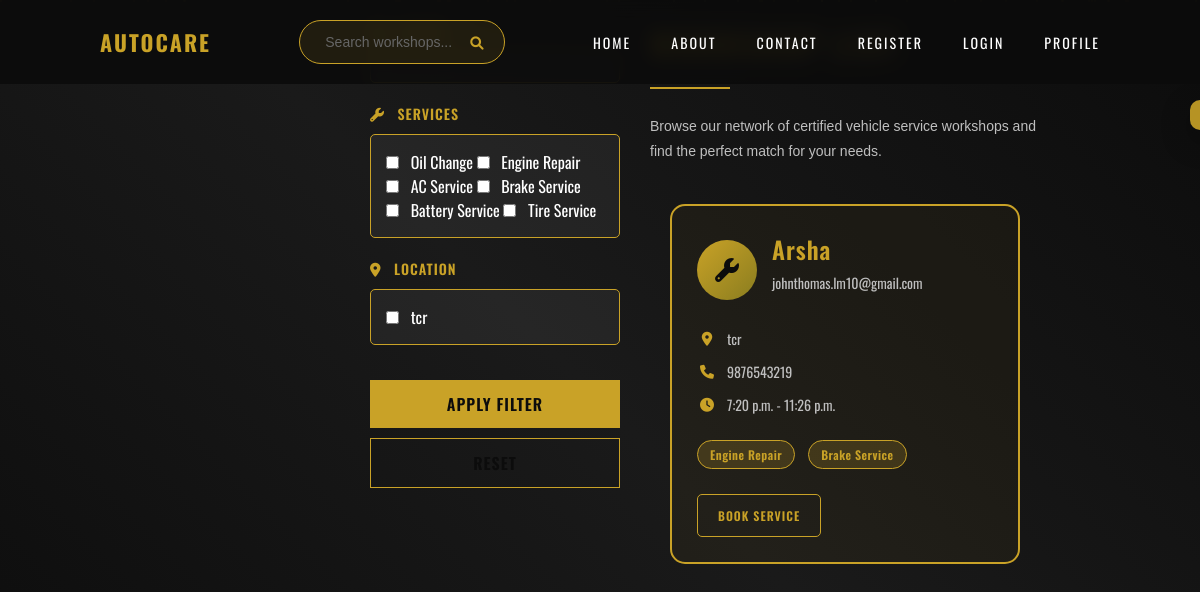
Page /workshoplist/ on the committed database.
### app/models.py (models this page shows)
class workshop(models.Model):
    name = models.CharField(max_length=100)
    password = models.CharField(max_length=100)
    email = models.EmailField(unique=True)
    Location = models.CharField(max_length=255,null=True, blank=True)
    description = models.CharField(max_length=255,null=True, blank=True)
    phone = models.CharField(max_length=15)
    address = models.TextField()
    workshop_picture = models.ImageField(upload_to='profile_pics/', null=True, blank=True)
    license = models.ImageField(upload_to='license/', null=True, blank=True)
    slots = models.IntegerField(default=0)
    opening_time = models.TimeField(null=True, blank=True)
    closing_time = models.TimeField(null=True, blank=True)
    SERVICE_CHOICES = (
        ('Oil Change', 'Oil Change'),
        ('Engine Repair', 'Engine Repair'),
        ('AC Service', 'AC Service'),
        ('Brake Service', 'Brake Service'),
        ('Battery Service', 'Battery Service'),
        ('Tire Service', 'Tire Service'),
    )
    services = MultiSelectField(choices=SERVICE_CHOICES,null=True, blank=True)
    DAYS_OF_WEEK = (
        ('MON', 'Monday'),
        ('TUE', 'Tuesday'),
        ('WED', 'Wednesday'),
        ('THU', 'Thursday'),
        ('FRI', 'Friday'),
        ('SAT', 'Saturday'),
        ('SUN', 'Sunday'),
    )
    available_days = MultiSelectField(
        choices=DAYS_OF_WEEK,
        max_choices=7,
        max_length=20
    )
    is_approved = models.BooleanField(default=False)

### app/views.py (the view)
# urls.py: path('workshoplist/', views.workshoplist, name='workshoplist'),
def workshoplist(request):
    workshops = workshop.objects.all()
    ratings = request.GET.getlist('rating')
    if ratings:
        workshops = workshops.filter(rating__gte=min(ratings))
    services = request.GET.getlist('services')
    if services:
        for service in services:
            workshops = workshops.filter(services__icontains=service)
    locations = request.GET.getlist('location')
    if locations:
        workshops = workshops.filter(Location__in=locations)
    context = {
        'workshops': workshops,
        'service_choices': workshop.SERVICE_CHOICES,
        'locations': workshop.objects.values_list('Location', flat=True).distinct(),
    }
    return render(request, 'workshoplist.html', context)

### app/templates/workshoplist.html (shortened to what this page needs)
<!DOCTYPE html>
{%load static %}
<html lang="en">
<head>
<link rel="stylesheet" href="https://cdnjs.cloudflare.com/ajax/libs/font-awesome/6.0.0/css/all.min.css">
<link rel="stylesheet" href="{% static 'styles.css' %}">
</head>
<body>
<nav class="navbar">
    <div class="nav-logo">AUTOCARE</div>
    <div class="nav-search">
        <input type="text" class="search-input" placeholder="Search workshops..." id="navSearch">
        <button class="search-btn" onclick="searchWorkshops()">
            <i class="fas fa-search"></i>
        </button>
    </div>
    <ul class="nav-links">
        <li><a href="index.html">HOME</a></li>
        <li><a href="about.html">ABOUT</a></li>
        <li><a href="contact.html">CONTACT</a></li>
        <li><a href="register.html">REGISTER</a></li>
        <li><a href="login.html">LOGIN</a></li>
        <li><a href="profile.html">PROFILE</a></li>
    </ul>
</nav>
<div class="particles" id="particles"></div>
<div class="container page-content" id="pageContent">
    <div style="display: grid; grid-template-columns: 250px 1fr; gap: 30px; align-items: start;">
        <form method="GET">
<div class="filter-group">
    <label class="filter-label">
    </label>
</div>
<div class="filter-group" style="margin-top: 20px;">
    <label class="filter-label">
        <i class="fas fa-wrench"></i> SERVICES
    </label>
    <div class="filter-checkboxes">
        {% for key,value in service_choices %}
        <label>
            <input type="checkbox" name="services" value="{{ key }}"
                {% if key in request.GET.getlist.services %}checked{% endif %}>
            {{ value }}
        </label>
        {% endfor %}
    </div>
</div>
<div class="filter-group" style="margin-top: 20px;">
    <label class="filter-label">
        <i class="fas fa-map-marker-alt"></i> LOCATION
    </label>
    <div class="filter-checkboxes">
        {% for loc in locations %}
        <label>
            <input type="checkbox" name="location" value="{{ loc }}"
                {% if loc in request.GET.getlist.location %}checked{% endif %}>
            {{ loc }}
        </label>
        {% endfor %}
    </div>
</div>
<button type="submit" class="btn" style="width: 100%; margin-top: 20px;">
    APPLY FILTER
</button>
<a href="{% url 'workshoplist' %}">
    <button type="button" class="btn"
        style="width:100%; margin-top:10px; background:transparent; border:1px solid #c9a227;">
    </button>
</a>
</form>
        <div>
            <div style="grid-column: 1 / -1;">
                <div class="section-title">WORKSHOP LIST</div>
                <div class="divider"></div>
                <div class="text">
                    Browse our network of certified vehicle service workshops and find the perfect match for your needs.
                </div>
            </div>
   <div class="workshop-list-container">
{% for w in workshops %}
    <div class="workshop-card">
        <div class="workshop-header">
            <div class="workshop-icon">
                {% if w.workshop_picture %}
                    <img src="{{ w.workshop_picture.url }}" width="60" height="60">
                {% else %}
                    <i class="fas fa-wrench"></i>
                {% endif %}
            </div>
            <div class="workshop-title">
                <div class="workshop-name">{{ w.name }}</div>
                <div class="workshop-rating">
                    <span>{{ w.email }}</span>
                </div>
            </div>
        </div>
        <div class="workshop-info">
            <div class="info-item">
                <i class="fas fa-map-marker-alt"></i>
                <span>{{ w.Location }}</span>
            </div>
            <div class="info-item">
                <i class="fas fa-phone"></i>
                <span>{{ w.phone }}</span>
            </div>
            <div class="info-item">
                <i class="fas fa-clock"></i>
                <span>
                    {{ w.opening_time }} - {{ w.closing_time }}
                </span>
            </div>
        </div>
        <div class="service-tags">
            {% for service in w.services %}
                <span class="service-tag">{{ service }}</span>
            {% endfor %}
        </div>
            <a href="{% url 'book' w.id %}">
                <button class="action-btn secondary-btn">
                    BOOK SERVICE
                </button>
            </a>
        </div>
    </div>
{% empty %}
    <p>No workshops available.</p>
{% endfor %}
</div>
<div class="notification" id="notification"></div>
</body>
</html>

### app/templates/workshoplist.html (style rules this page uses)
.filter-group { margin-bottom: 15px; }
.filter-label { display: block; color: #c9a227; font-size: 14px; font-weight: 600; letter-spacing: 1px; margin-bottom: 8px; }
.filter-checkboxes { background: rgba(255, 255, 255, 0.05); border: 1px solid #c9a227; border-radius: 5px; padding: 15px; margin-top: 10px; }
.filter-checkboxes input[type="checkbox"] { margin-right: 8px; accent-color: #c9a227; }
.filter-label i { margin-right: 8px; }
.workshop-list-container { display: grid; grid-template-columns: repeat(auto-fit, minmax(350px, 1fr)); gap: 30px; padding: 40px 20px; max-width: 1200px; margin: 0 auto; }
.workshop-card { background: rgba(201, 162, 39, 0.05); border: 2px solid #c9a227; border-radius: 15px; padding: 25px; transition: all 0.4s cubic-bezier(0.4, 0, 0.2, 1); position: relative; overflow: hidden; }
.workshop-card::before { content: ''; position: absolute; top: 0; left: -100%; width: 100%; height: 100%; background: linear-gradient(90deg, transparent, rgba(201, 162, 39, 0.1), transparent); transition: left 0.6s; }
.workshop-header { display: flex; align-items: center; margin-bottom: 20px; gap: 15px; }
.workshop-icon { width: 60px; height: 60px; background: linear-gradient(135deg, #c9a227, #8a7d1f); border-radius: 50%; display: flex; align-items: center; justify-content: center; font-size: 24px; color: #0c0c0c; }
.workshop-title { flex: 1; }
.workshop-name { color: #c9a227; font-size: 24px; font-weight: 600; letter-spacing: 1px; margin-bottom: 5px; }
.workshop-rating { color: #bfbfbf; font-size: 14px; display: flex; align-items: center; gap: 5px; }
.workshop-info { margin-bottom: 20px; }
.info-item { display: flex; align-items: center; gap: 10px; margin-bottom: 12px; color: #bfbfbf; font-size: 14px; }
.info-item i { color: #c9a227; width: 20px; text-align: center; }
.service-tags { display: flex; flex-wrap: wrap; gap: 8px; margin-bottom: 20px; }
.service-tag { background: rgba(201, 162, 39, 0.2); color: #c9a227; padding: 5px 12px; border-radius: 20px; font-size: 12px; font-weight: 600; letter-spacing: 0.5px; border: 1px solid #c9a227; }
.action-btn { flex: 1; padding: 12px 20px; border: none; font-family: 'Oswald', sans-serif; font-weight: 600; font-size: 12px; letter-spacing: 1px; cursor: pointer; transition: all 0.3s ease; text-transform: uppercase; border-radius: 5px; }
.secondary-btn { background: transparent; color: #c9a227; border: 1px solid #c9a227; }

### rows in the picture
workshop: name "Arsha", email "johnthomas.lm10@gmail.com", Location "tcr", phone "9876543219", opening_time "7:20 p.m.", closing_time "11:26 p.m.", services "Engine Repair" "Brake Service"

### other values in the picture
{{ value }} "Oil Change" "Engine Repair" "AC Service" "Brake Service" "Battery Service" "Tire Service"
{{ loc }} "tcr"
